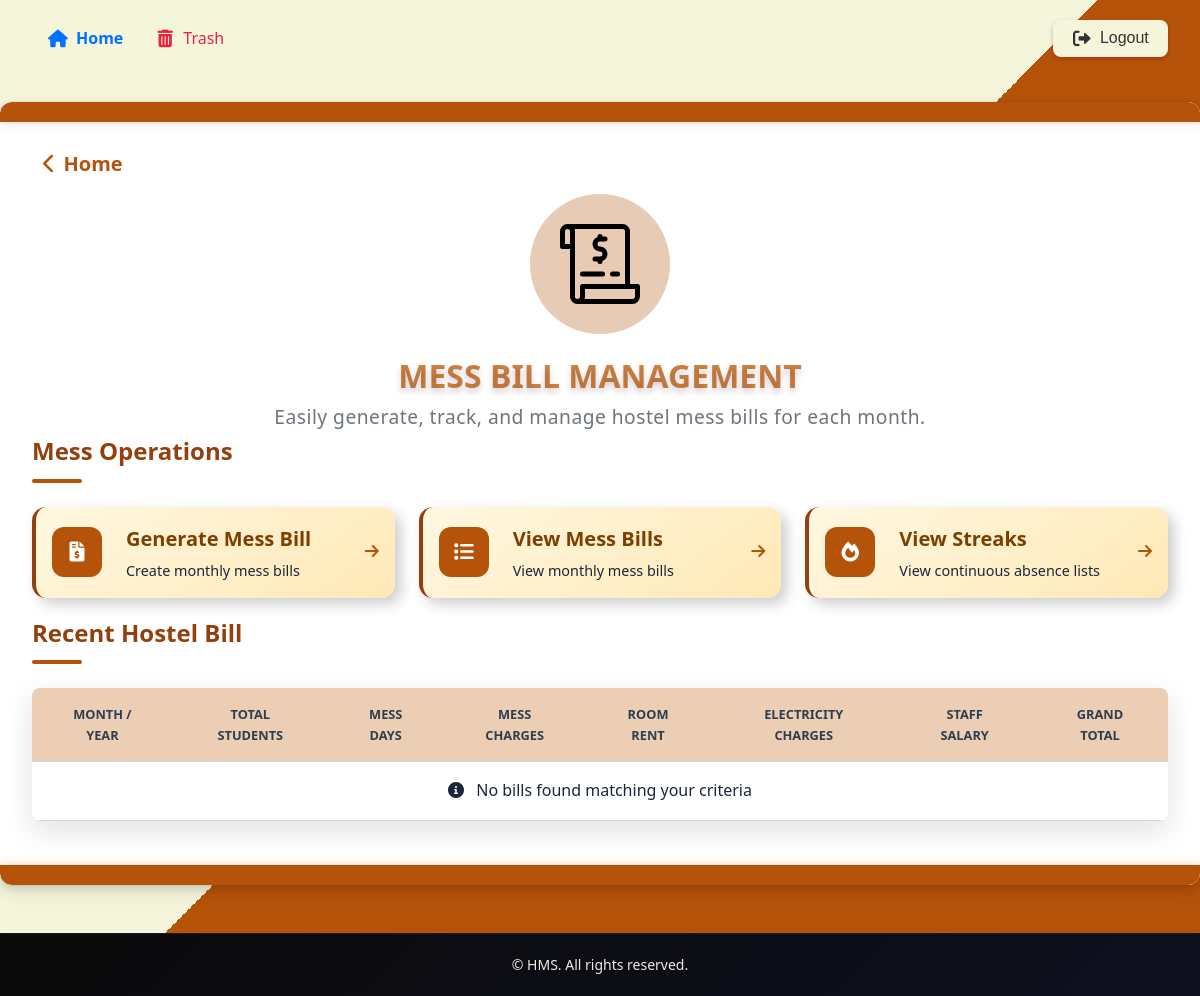
/bill_dashboard (signed in), run on an earlier commit of the app's database.
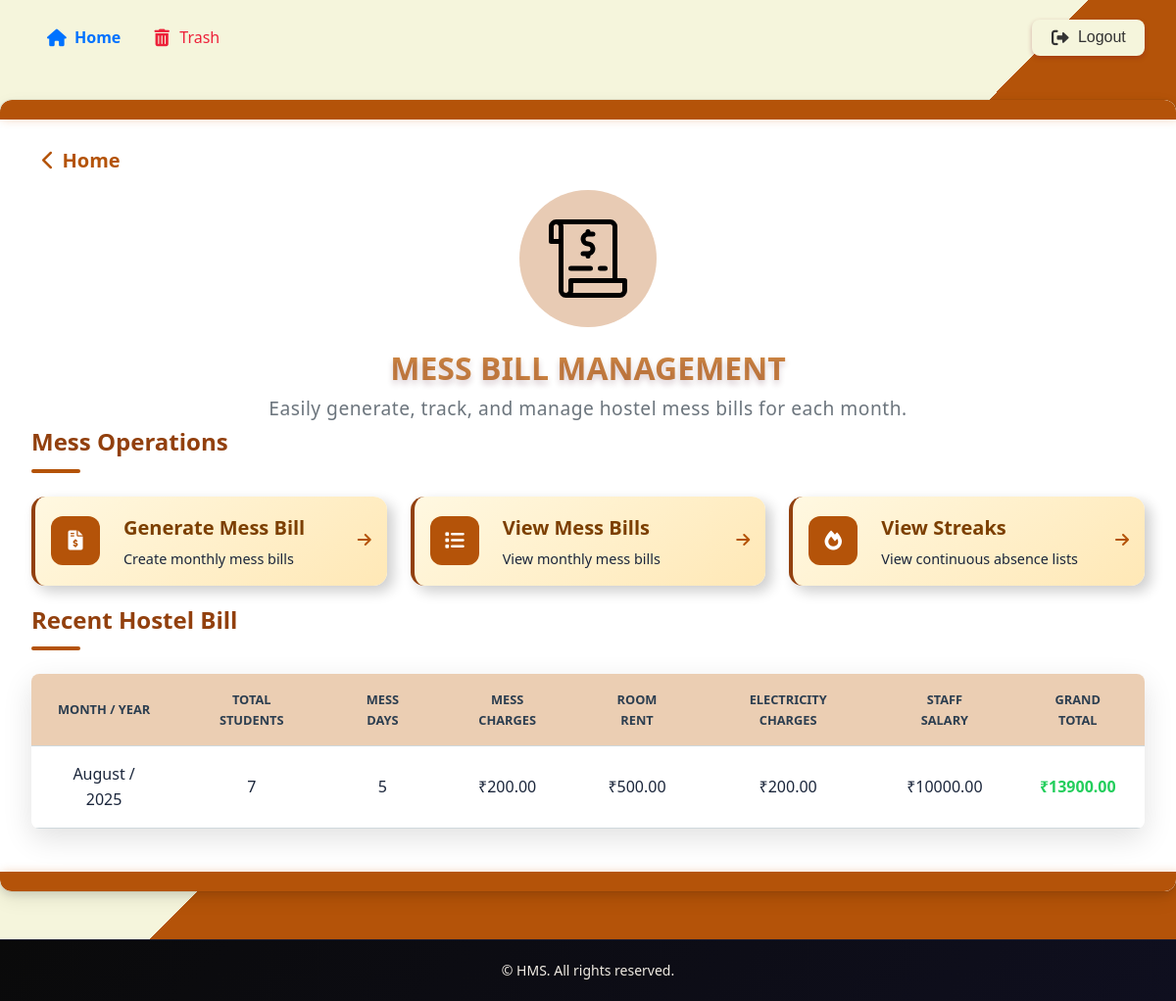
And on a later commit of the database.
### hostel/models.py (models this page shows, shortened)
class MessBill(models.Model):
    no_of_students = models.SmallIntegerField()
    MONTH_CHOICES = [
        ('January', 'January'),
        ('February', 'February'),
        ('March', 'March'),
        ('April', 'April'),
        ('May', 'May'),
        ('June', 'June'),
        ('July', 'July'),
        ('August', 'August'),
        ('September', 'September'),
        ('October', 'October'),
        ('November', 'November'),
        ('December', 'December'),
    ]
    month = models.CharField(max_length=42,choices=MONTH_CHOICES)
    mess_days = models.SmallIntegerField()
    mess_amount = models.DecimalField(max_digits=10,decimal_places=2)
    room_rent = models.DecimalField(max_digits=10,decimal_places=2)
    staff_salary = models.DecimalField(max_digits=10,decimal_places=2)
    electricity_bill = models.DecimalField(max_digits=10,decimal_places=2)
    total = models.DecimalField(max_digits=10,decimal_places=2)
    year = models.SmallIntegerField()
    class Meta:
        unique_together = ['month','year']

### hostel/views.py (the view)
# urls.py: path('bill_dashboard',views.bill_dashboard,name='bill_dashboard'),
@group_required('warden', login_url='access_denied')
def bill_dashboard(request):
        last_bill = MessBill.objects.last()
        return render(request, "hostel/bill_dashboard.html", {'bill':last_bill})

### hostel/context_processors.py (called while the page is built)
def group_processor(request):
    if request.user.is_authenticated:
        is_warden_group = request.user.groups.filter(name='warden').exists()
        is_secretary_group = request.user.groups.filter(name='secretary').exists()  # Adjust as needed
    else:
        is_warden_group = False
        is_secretary_group = False
    return {
        'is_warden_group': is_warden_group,
        'is_secretary_group': is_secretary_group,
    }

### hostel/templates/hostel/bill_dashboard.html
{% extends 'hostel/base.html' %}
{% load static %}
{% block style %}
<link rel="stylesheet" href="{% static 'styles/bill_dashboard.css' %}">
<link rel="stylesheet" href="https://cdnjs.cloudflare.com/ajax/libs/font-awesome/6.0.0/css/all.min.css">
{% endblock %}
{% block content %}
<div class="messbill-dashboard">
  <header class="dashboard-header">
    <a href="{% url 'home' %}" class="back-button">
        <i class="fas fa-chevron-left"></i> Home
    </a>
    <div class="header-content">
      <div class="header-title">
        <div class="icon-wrapper">
          <img src="{% static 'images/bill-icon.svg' %}" alt="Mess Bills" class="header-icon">
        </div>
        <h1>Mess Bill Management</h1>
      </div>
      <p class="header-description">
        Easily generate, track, and manage hostel mess bills for each month.
      </p>
    </div>
  </header>
  <main class="dashboard-content">
    <section class="bill-generation">
      <h2 class="section-title">
        <span>Mess Operations</span>
        <div class="title-decoration"></div>
      </h2>
      <div class="action-grid">
        <a href="{% url 'generate_mess_bill' %}" class="action-card allocate-action">
          <div class="card-icon">
            <i class="fas fa-file-invoice-dollar"></i>
          </div>
          <div class="card-content">
            <h3>Generate Mess Bill</h3>
            <p>Create monthly mess bills</p>
          </div>
          <div class="action-arrow">
            <i class="fas fa-arrow-right"></i>
          </div>
        </a>
        <a href="{% url 'total_bill' %}" class="action-card allocate-action">
          <div class="card-icon">
            <i class="fas fa-list"></i>
          </div>
          <div class="card-content">
            <h3>View Mess Bills</h3>
            <p>View monthly mess bills</p>
          </div>
          <div class="action-arrow">
            <i class="fas fa-arrow-right"></i>
          </div>
        </a>
        <a href="{% url 'streak' %}" class="action-card allocate-action">
          <div class="card-icon">
            <i class="fas fa-fire"></i>
          </div>
          <div class="card-content">
            <h3>View Streaks</h3>
            <p>View continuous absence lists</p>
          </div>
          <div class="action-arrow">
            <i class="fas fa-arrow-right"></i>
          </div>
        </a>
      </div>
    </section>
    <section class="bills-summary">
      <div class="section-header">
        <h2 class="section-title">
          <span class="responsive">Recent Hostel Bill</span>
          <div class="title-decoration" id="responsive"></div>
        </h2>
      <div class="summary-table-container">
        <table class="summary-table">
          <thead>
            <tr>
              <th>Month / Year</th>
              <th>Total Students</th>
              <th>Mess Days</th>
              <th>Mess Charges</th>
              <th>Room Rent</th>
              <th>Electricity Charges</th>
              <th>Staff Salary</th>
              <th>Grand Total</th>
            </tr>
          </thead>
          <tbody>
            {% if bill %}
            <tr>
              <td>{{ bill.month }} / {{ bill.year }}</td>
              <td>{{ bill.no_of_students }}</td>
              <td>{{ bill.mess_days }}</td>
              <td>₹{{ bill.mess_amount }}</td>
              <td>₹{{ bill.room_rent }}</td>
              <td>₹{{ bill.electricity_bill }}</td>
              <td>₹{{ bill.staff_salary }}</td>
              <td class="total-amount">₹{{ bill.total }}</td>
            </tr>
            {% else %}
            <tr>
              <td colspan="10" class="empty-message">
                <i class="fas fa-info-circle"></i> No bills found matching your criteria
              </td>
            </tr>
            {% endif %}
          </tbody>
        </table>
      </div>
    </section>
  </main>
</div>
{% endblock %}

What changed in the data, as far as the page shows it:
added MessBill: month "August", year "2025", no_of_students "7", mess_days "5", mess_amount "200.00", room_rent "500.00", electricity_bill "200.00", staff_salary "10000.00", total "13900.00"
Also different on the page:
text no longer shown: "No bills found matching your criteria"
